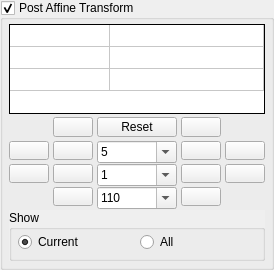
                <widget class="QGroupBox" name="PostAffineGroupBox">
                 <property name="sizePolicy">
                  <sizepolicy hsizetype="Preferred" vsizetype="Preferred">
                   <horstretch>0</horstretch>
                   <verstretch>0</verstretch>
                  </sizepolicy>
                 </property>
                 <property name="minimumSize">
                  <size>
                   <width>100</width>
                   <height>270</height>
                  </size>
                 </property>
                 <property name="maximumSize">
                  <size>
                   <width>16777215</width>
                   <height>270</height>
                  </size>
                 </property>
                 <property name="autoFillBackground">
                  <bool>true</bool>
                 </property>
                 <property name="title">
                  <string>Post Affine Transform</string>
                 </property>
                 <property name="flat">
                  <bool>false</bool>
                 </property>
                 <property name="checkable">
                  <bool>true</bool>
                 </property>
                 <property name="checked">
                  <bool>true</bool>
                 </property>
                 <layout class="QVBoxLayout" name="verticalLayout_14">
                  <property name="spacing">
                   <number>4</number>
                  </property>
                  <property name="leftMargin">
                   <number>6</number>
                  </property>
                  <property name="topMargin">
                   <number>4</number>
                  </property>
                  <property name="rightMargin">
                   <number>6</number>
                  </property>
                  <property name="bottomMargin">
                   <number>6</number>
                  </property>
                  <item>
                   <widget class="TableWidget" name="PostAffineTable">
                    <property name="enabled">
                     <bool>true</bool>
                    </property>
                    <property name="sizePolicy">
                     <sizepolicy hsizetype="MinimumExpanding" vsizetype="Minimum">
                      <horstretch>2</horstretch>
                      <verstretch>0</verstretch>
                     </sizepolicy>
                    </property>
                    <property name="minimumSize">
                     <size>
                      <width>0</width>
                      <height>90</height>
                     </size>
                    </property>
                    <property name="maximumSize">
                     <size>
                      <width>10000</width>
                      <height>90</height>
                     </size>
                    </property>
                    <property name="focusPolicy">
                     <enum>Qt::NoFocus</enum>
                    </property>
                    <property name="frameShape">
                     <enum>QFrame::Panel</enum>
                    </property>
                    <property name="frameShadow">
                     <enum>QFrame::Plain</enum>
                    </property>
                    <property name="verticalScrollBarPolicy">
                     <enum>Qt::ScrollBarAlwaysOff</enum>
                    </property>
                    <property name="horizontalScrollBarPolicy">
                     <enum>Qt::ScrollBarAlwaysOff</enum>
                    </property>
                    <property name="autoScroll">
                     <bool>false</bool>
                    </property>
                    <property name="editTriggers">
                     <set>QAbstractItemView::NoEditTriggers</set>
                    </property>
                    <property name="tabKeyNavigation">
                     <bool>false</bool>
                    </property>
                    <property name="selectionMode">
                     <enum>QAbstractItemView::NoSelection</enum>
                    </property>
                    <property name="verticalScrollMode">
                     <enum>QAbstractItemView::ScrollPerPixel</enum>
                    </property>
                    <property name="horizontalScrollMode">
                     <enum>QAbstractItemView::ScrollPerPixel</enum>
                    </property>
                    <property name="showGrid">
                     <bool>true</bool>
                    </property>
                    <property name="wordWrap">
                     <bool>false</bool>
                    </property>
                    <property name="cornerButtonEnabled">
                     <bool>false</bool>
                    </property>
                    <property name="rowCount">
                     <number>3</number>
                    </property>
                    <property name="columnCount">
                     <number>2</number>
                    </property>
                    <attribute name="horizontalHeaderVisible">
                     <bool>false</bool>
                    </attribute>
                    <attribute name="horizontalHeaderDefaultSectionSize">
                     <number>100</number>
                    </attribute>
                    <attribute name="horizontalHeaderHighlightSections">
                     <bool>false</bool>
                    </attribute>
                    <attribute name="horizontalHeaderMinimumSectionSize">
                     <number>40</number>
                    </attribute>
                    <attribute name="horizontalHeaderStretchLastSection">
                     <bool>true</bool>
                    </attribute>
                    <attribute name="verticalHeaderVisible">
                     <bool>false</bool>
                    </attribute>
                    <attribute name="verticalHeaderCascadingSectionResizes">
                     <bool>false</bool>
                    </attribute>
                    <attribute name="verticalHeaderDefaultSectionSize">
                     <number>22</number>
                    </attribute>
                    <attribute name="verticalHeaderHighlightSections">
                     <bool>false</bool>
                    </attribute>
                    <attribute name="verticalHeaderMinimumSectionSize">
                     <number>22</number>
                    </attribute>
                    <attribute name="verticalHeaderStretchLastSection">
                     <bool>false</bool>
                    </attribute>
                    <row>
                     <property name="text">
                      <string>X</string>
                     </property>
                    </row>
                    <row>
                     <property name="text">
                      <string>Y</string>
                     </property>
                    </row>
                    <row>
                     <property name="text">
                      <string>O</string>
                     </property>
                    </row>
                    <column>
                     <property name="text">
                      <string>1 (A, B, C)</string>
                     </property>
                    </column>
                    <column>
                     <property name="text">
                      <string>2 (D, E, F)</string>
                     </property>
                    </column>
                   </widget>
                  </item>
                  <item>
                   <layout class="QGridLayout" name="PostAffineGridLayout" columnstretch="0,0,0,0,0">
                    <property name="sizeConstraint">
                     <enum>QLayout::SetDefaultConstraint</enum>
                    </property>
                    <property name="leftMargin">
                     <number>0</number>
                    </property>
                    <property name="spacing">
                     <number>4</number>
                    </property>
                    <item row="1" column="0">
                     <widget class="QPushButton" name="PostRotate90CcButton">
                      <property name="enabled">
                       <bool>true</bool>
                      </property>
                      <property name="toolTip">
                       <string>Rotate xform 90 degrees counter clockwise</string>
                      </property>
                      <property name="text">
                       <string/>
                      </property>
                      <property name="icon">
                       <iconset resource="Fractorium.qrc">
                        <normaloff>:/Fractorium/Icons/arrow_turn_left.png</normaloff>:/Fractorium/Icons/arrow_turn_left.png</iconset>
                      </property>
                     </widget>
                    </item>
                    <item row="1" column="4">
                     <widget class="QPushButton" name="PostRotate90CButton">
                      <property name="enabled">
                       <bool>true</bool>
                      </property>
                      <property name="toolTip">
                       <string>Rotate xform 90 degrees clockwise</string>
                      </property>
                      <property name="text">
                       <string/>
                      </property>
                      <property name="icon">
                       <iconset resource="Fractorium.qrc">
                        <normaloff>:/Fractorium/Icons/arrow_turn_right.png</normaloff>:/Fractorium/Icons/arrow_turn_right.png</iconset>
                      </property>
                     </widget>
                    </item>
                    <item row="2" column="4">
                     <widget class="QPushButton" name="PostMoveRightButton">
                      <property name="enabled">
                       <bool>true</bool>
                      </property>
                      <property name="toolTip">
                       <string>Move xform x units right</string>
                      </property>
                      <property name="text">
                       <string/>
                      </property>
                      <property name="icon">
                       <iconset resource="Fractorium.qrc">
                        <normaloff>:/Fractorium/Icons/arrow_right.png</normaloff>:/Fractorium/Icons/arrow_right.png</iconset>
                      </property>
                     </widget>
                    </item>
                    <item row="3" column="2">
                     <widget class="QComboBox" name="PostScaleCombo">
                      <property name="enabled">
                       <bool>true</bool>
                      </property>
                      <property name="sizePolicy">
                       <sizepolicy hsizetype="Preferred" vsizetype="Fixed">
                        <horstretch>0</horstretch>
                        <verstretch>0</verstretch>
                       </sizepolicy>
                      </property>
                      <property name="minimumSize">
                       <size>
                        <width>75</width>
                        <height>22</height>
                       </size>
                      </property>
                      <property name="editable">
                       <bool>true</bool>
                      </property>
                      <property name="frame">
                       <bool>true</bool>
                      </property>
                      <item>
                       <property name="text">
                        <string>110</string>
                       </property>
                      </item>
                      <item>
                       <property name="text">
                        <string>125</string>
                       </property>
                      </item>
                      <item>
                       <property name="text">
                        <string>150</string>
                       </property>
                      </item>
                      <item>
                       <property name="text">
                        <string>175</string>
                       </property>
                      </item>
                      <item>
                       <property name="text">
                        <string>200</string>
                       </property>
                      </item>
                     </widget>
                    </item>
                    <item row="2" column="0">
                     <widget class="QPushButton" name="PostMoveUpButton">
                      <property name="enabled">
                       <bool>true</bool>
                      </property>
                      <property name="toolTip">
                       <string>Move xform x units up</string>
                      </property>
                      <property name="text">
                       <string/>
                      </property>
                      <property name="icon">
                       <iconset resource="Fractorium.qrc">
                        <normaloff>:/Fractorium/Icons/arrow_up.png</normaloff>:/Fractorium/Icons/arrow_up.png</iconset>
                      </property>
                     </widget>
                    </item>
                    <item row="2" column="1">
                     <widget class="QPushButton" name="PostMoveDownButton">
                      <property name="enabled">
                       <bool>true</bool>
                      </property>
                      <property name="toolTip">
                       <string>Move xform x units down</string>
                      </property>
                      <property name="text">
                       <string/>
                      </property>
                      <property name="icon">
                       <iconset resource="Fractorium.qrc">
                        <normaloff>:/Fractorium/Icons/arrow_down.png</normaloff>:/Fractorium/Icons/arrow_down.png</iconset>
                      </property>
                     </widget>
                    </item>
                    <item row="2" column="2">
                     <widget class="QComboBox" name="PostMoveCombo">
                      <property name="enabled">
                       <bool>true</bool>
                      </property>
                      <property name="sizePolicy">
                       <sizepolicy hsizetype="Preferred" vsizetype="Fixed">
                        <horstretch>0</horstretch>
                        <verstretch>0</verstretch>
                       </sizepolicy>
                      </property>
                      <property name="minimumSize">
                       <size>
                        <width>75</width>
                        <height>22</height>
                       </size>
                      </property>
                      <property name="editable">
                       <bool>true</bool>
                      </property>
                      <property name="frame">
                       <bool>true</bool>
                      </property>
                      <item>
                       <property name="text">
                        <string>1</string>
                       </property>
                      </item>
                     </widget>
                    </item>
                    <item row="2" column="3">
                     <widget class="QPushButton" name="PostMoveLeftButton">
                      <property name="enabled">
                       <bool>true</bool>
                      </property>
                      <property name="toolTip">
                       <string>Move xform x units left</string>
                      </property>
                      <property name="text">
                       <string/>
                      </property>
                      <property name="icon">
                       <iconset resource="Fractorium.qrc">
                        <normaloff>:/Fractorium/Icons/arrow_left.png</normaloff>:/Fractorium/Icons/arrow_left.png</iconset>
                      </property>
                     </widget>
                    </item>
                    <item row="1" column="2">
                     <widget class="QComboBox" name="PostRotateCombo">
                      <property name="enabled">
                       <bool>true</bool>
                      </property>
                      <property name="sizePolicy">
                       <sizepolicy hsizetype="Preferred" vsizetype="Fixed">
                        <horstretch>0</horstretch>
                        <verstretch>0</verstretch>
                       </sizepolicy>
                      </property>
                      <property name="minimumSize">
                       <size>
                        <width>75</width>
                        <height>22</height>
                       </size>
                      </property>
                      <property name="editable">
                       <bool>true</bool>
                      </property>
                      <property name="insertPolicy">
                       <enum>QComboBox::NoInsert</enum>
                      </property>
                      <property name="sizeAdjustPolicy">
                       <enum>QComboBox::AdjustToContents</enum>
                      </property>
                      <property name="frame">
                       <bool>true</bool>
                      </property>
                      <item>
                       <property name="text">
                        <string>5</string>
                       </property>
                      </item>
                      <item>
                       <property name="text">
                        <string>15</string>
                       </property>
                      </item>
                      <item>
                       <property name="text">
                        <string>30</string>
                       </property>
                      </item>
                      <item>
                       <property name="text">
                        <string>45</string>
                       </property>
                      </item>
                      <item>
                       <property name="text">
                        <string>60</string>
                       </property>
                      </item>
                      <item>
                       <property name="text">
                        <string>90</string>
                       </property>
                      </item>
                      <item>
                       <property name="text">
                        <string>120</string>
                       </property>
                      </item>
                      <item>
                       <property name="text">
                        <string>180</string>
                       </property>
                      </item>
                     </widget>
                    </item>
                    <item row="1" column="1">
                     <widget class="QPushButton" name="PostRotateCcButton">
                      <property name="enabled">
                       <bool>true</bool>
                      </property>
                      <property name="toolTip">
                       <string>Rotate xform x degrees counter clockwise</string>
                      </property>
                      <property name="text">
                       <string/>
                      </property>
                      <property name="icon">
                       <iconset resource="Fractorium.qrc">
                        <normaloff>:/Fractorium/Icons/arrow_rotate_anticlockwise.png</normaloff>:/Fractorium/Icons/arrow_rotate_anticlockwise.png</iconset>
                      </property>
                     </widget>
                    </item>
                    <item row="1" column="3">
                     <widget class="QPushButton" name="PostRotateCButton">
                      <property name="enabled">
                       <bool>true</bool>
                      </property>
                      <property name="toolTip">
                       <string>Rotate xform x degrees clockwise</string>
                      </property>
                      <property name="text">
                       <string/>
                      </property>
                      <property name="icon">
                       <iconset resource="Fractorium.qrc">
                        <normaloff>:/Fractorium/Icons/arrow_rotate_clockwise.png</normaloff>:/Fractorium/Icons/arrow_rotate_clockwise.png</iconset>
                      </property>
                     </widget>
                    </item>
                    <item row="0" column="3">
                     <widget class="QPushButton" name="PostFlipHorizontalButton">
                      <property name="enabled">
                       <bool>true</bool>
                      </property>
                      <property name="toolTip">
                       <string>Flip xform horizontally</string>
                      </property>
                      <property name="text">
                       <string/>
                      </property>
                      <property name="icon">
                       <iconset resource="Fractorium.qrc">
                        <normaloff>:/Fractorium/Icons/shape_flip_horizontal.png</normaloff>:/Fractorium/Icons/shape_flip_horizontal.png</iconset>
                      </property>
                     </widget>
                    </item>
                    <item row="0" column="1">
                     <widget class="QPushButton" name="PostFlipVerticalButton">
                      <property name="enabled">
                       <bool>true</bool>
                      </property>
                      <property name="toolTip">
                       <string>Flip xform vertically</string>
                      </property>
                      <property name="text">
                       <string/>
                      </property>
                      <property name="icon">
                       <iconset resource="Fractorium.qrc">
                        <normaloff>:/Fractorium/Icons/shape_flip_vertical.png</normaloff>:/Fractorium/Icons/shape_flip_vertical.png</iconset>
                      </property>
                     </widget>
                    </item>
                    <item row="0" column="2">
                     <widget class="QPushButton" name="PostResetButton">
                      <property name="enabled">
                       <bool>true</bool>
                      </property>
                      <property name="sizePolicy">
                       <sizepolicy hsizetype="Preferred" vsizetype="Fixed">
                        <horstretch>0</horstretch>
                        <verstretch>0</verstretch>
                       </sizepolicy>
                      </property>
                      <property name="minimumSize">
                       <size>
                        <width>75</width>
                        <height>0</height>
                       </size>
                      </property>
                      <property name="toolTip">
                       <string>Reset xform to the identity matrix</string>
                      </property>
                      <property name="text">
                       <string>Reset</string>
                      </property>
                     </widget>
                    </item>
                    <item row="3" column="3">
                     <widget class="QPushButton" name="PostScaleUpButton">
                      <property name="enabled">
                       <bool>true</bool>
                      </property>
                      <property name="toolTip">
                       <string>Scale xform x percent up</string>
                      </property>
                      <property name="text">
                       <string/>
                      </property>
                      <property name="icon">
                       <iconset resource="Fractorium.qrc">
                        <normaloff>:/Fractorium/Icons/arrow_out.png</normaloff>:/Fractorium/Icons/arrow_out.png</iconset>
                      </property>
                     </widget>
                    </item>
                    <item row="3" column="1">
                     <widget class="QPushButton" name="PostScaleDownButton">
                      <property name="enabled">
                       <bool>true</bool>
                      </property>
                      <property name="toolTip">
                       <string>Scale xform x percent down</string>
                      </property>
                      <property name="text">
                       <string/>
                      </property>
                      <property name="icon">
                       <iconset resource="Fractorium.qrc">
                        <normaloff>:/Fractorium/Icons/arrow_in.png</normaloff>:/Fractorium/Icons/arrow_in.png</iconset>
                      </property>
                     </widget>
                    </item>
                   </layout>
                  </item>
                  <item>
                   <widget class="QGroupBox" name="PostAffineShowGroupBox">
                    <property name="enabled">
                     <bool>true</bool>
                    </property>
                    <property name="autoFillBackground">
                     <bool>true</bool>
                    </property>
                    <property name="title">
                     <string>Show</string>
                    </property>
                    <layout class="QHBoxLayout" name="horizontalLayout_9">
                     <property name="leftMargin">
                      <number>6</number>
                     </property>
                     <property name="topMargin">
                      <number>2</number>
                     </property>
                     <property name="rightMargin">
                      <number>6</number>
                     </property>
                     <property name="bottomMargin">
                      <number>6</number>
                     </property>
                     <item>
                      <widget class="QRadioButton" name="ShowPostAffineCurrentRadio">
                       <property name="enabled">
                        <bool>true</bool>
                       </property>
                       <property name="text">
                        <string>Current</string>
                       </property>
                       <property name="checked">
                        <bool>true</bool>
                       </property>
                      </widget>
                     </item>
                     <item>
                      <widget class="QRadioButton" name="ShowPostAffineAllRadio">
                       <property name="enabled">
                        <bool>true</bool>
                       </property>
                       <property name="text">
                        <string>All</string>
                       </property>
                      </widget>
                     </item>
                    </layout>
                   </widget>
                  </item>
                 </layout>
                </widget>
